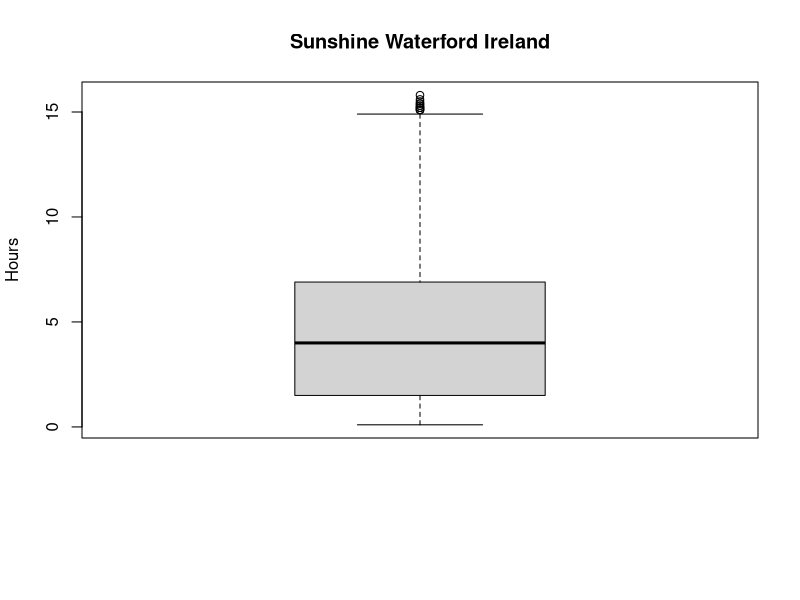

Source code (R):
#FILE FORMAT (MISSING VALUE CODE IS -9999):

#01-06 STAID: Station identifier
#08-13 SOUID: Source identifier
#15-22 DATE : Date YYYYMMDD
#24-28 SS   : sunshine in 0.1 Hours
#30-34 Q_SS : Quality code for SS (0='valid'; 1='suspect'; 9='missing')

#This is the series (SOUID: 107654) of IRELAND, WATERFORD (TYCOR) (STAID: 1760)
#See file sources.txt for more info.

#STAID, SOUID,    DATE,   SS, Q_SS


solar_data = read.table("data.csv", header=TRUE, sep=",")

#ss_data = unlist(solar_data$SS)
#ss_data[ss_data<0] <- 0 # Replace missing values with 0

ss_data = c()

for(i in solar_data$SS){
  if(i > 0){
    ss_data = c(ss_data, i * 6 / 60)
  }
}


print(mean(ss_data))
print(sd(ss_data))

png(filename="62.png")
par(mar=c(8.1,4.1,4.1,2.1))

boxplot(ss_data,
        main='Sunshine Waterford Ireland',
        ylab='Hours')

dev.off()
